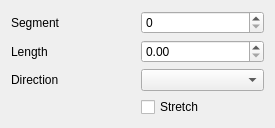
<?xml version="1.0" encoding="UTF-8"?>
<ui version="4.0">
 <class>Form</class>
 <widget class="QWidget" name="Form">
  <property name="geometry">
   <rect>
    <x>0</x>
    <y>0</y>
    <width>275</width>
    <height>115</height>
   </rect>
  </property>
  <property name="windowTitle">
   <string>Form</string>
  </property>
  <layout class="QHBoxLayout" name="horizontalLayout">
   <item>
    <layout class="QGridLayout" name="gridLayout">
     <item row="0" column="1">
      <widget class="QSpinBox" name="ui_seg_sbox"/>
     </item>
     <item row="1" column="0">
      <widget class="QLabel" name="label_2">
       <property name="text">
        <string>Length</string>
       </property>
      </widget>
     </item>
     <item row="2" column="1">
      <widget class="QComboBox" name="ui_dir_cbox"/>
     </item>
     <item row="1" column="1">
      <widget class="QDoubleSpinBox" name="ui_len_sbox"/>
     </item>
     <item row="0" column="0">
      <widget class="QLabel" name="label">
       <property name="text">
        <string>Segment</string>
       </property>
      </widget>
     </item>
     <item row="2" column="0">
      <widget class="QLabel" name="label_3">
       <property name="text">
        <string>Direction</string>
       </property>
      </widget>
     </item>
     <item row="3" column="1">
      <widget class="QCheckBox" name="ui_stretch_check">
       <property name="layoutDirection">
        <enum>Qt::LeftToRight</enum>
       </property>
       <property name="text">
        <string>Stretch</string>
       </property>
      </widget>
     </item>
    </layout>
   </item>
  </layout>
 </widget>
 <resources/>
 <connections/>
</ui>
